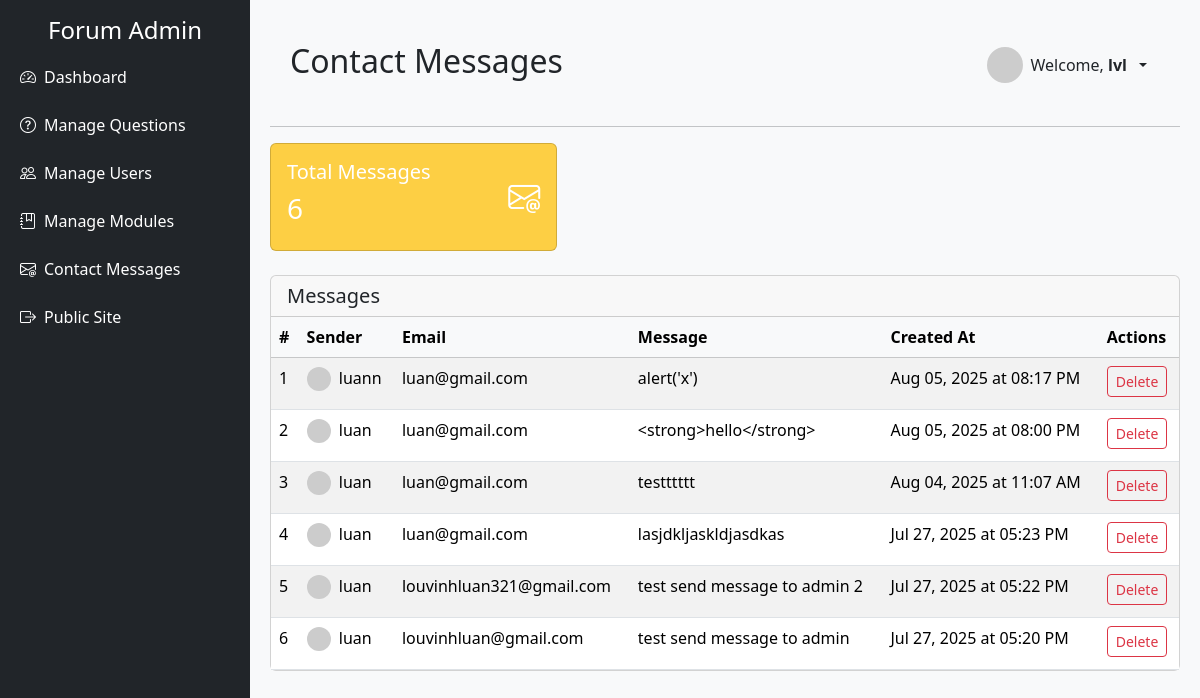
/coursework/admin/contactmessages.php (signed in), run on the app's committed database.
### tables this page shows
CREATE TABLE `contact_messages` (
  `id` int(11) NOT NULL,
  `name` varchar(100) NOT NULL,
  `email` varchar(255) NOT NULL,
  `message` text NOT NULL,
  `created_at` timestamp NOT NULL DEFAULT current_timestamp()
);

### coursework/admin/contactmessages.php (called while the page is built, shortened)
<?php
include '../system/include/DatabaseConnection.php';
include '../system/include/DatabaseFunction.php';
$adminName = $_SESSION['username'];
try {
    $messages = getAllContactMessages($pdo);
    include 'templates/contact_messages.html.php';
} catch (PDOException $e) {
    $title = 'An error has occurred';
    $output = 'Database error: ' . $e->getMessage();
}
include 'templates/admin_layout.html.php';

### coursework/system/include/DatabaseFunction.php (called while the page is built, shortened)
<?php
    function query($pdo, $sql, $parameters = []) {
        $query = $pdo->prepare($sql);
        $query->execute($parameters);
        return $query;
    }
    function getAllContactMessages($pdo) {
        $query = query($pdo, "SELECT * FROM contact_messages ORDER BY created_at DESC");
        return $query->fetchAll();
    }

### coursework/admin/templates/contact_messages.html.php (the view, shortened to what this page needs)
<div style="display: flex; justify-content: space-between; align-items: center; padding: 20px;">
    <h2>Contact Messages</h2>
    <div class="dropdown">
        <button class="btn dropdown-toggle d-flex align-items-center gap-2" type="button" id="userDropdown" data-bs-toggle="dropdown" aria-expanded="false">
            <img src="https://ui-avatars.com/api/?name=<?= urlencode($adminName) ?>&background=0d6efd&color=fff"
                width="36"
                height="36"
                class="rounded-circle">
            <span>Welcome, <strong><?= htmlspecialchars($adminName) ?></strong></span>
        </button>
    </div>
</div>
<hr>
<div class="row g-4 mb-4">
    <div class="col-md-4">
        <div class="card text-white bg-warning bg-opacity-75">
            <div class="card-body d-flex justify-content-between align-items-center">
                <div>
                    <h5 class="card-title">Total Messages</h5>
                    <h3><?= count($messages) ?></h3>
                </div>
                <i class="bi bi-envelope-at card-icon fs-2"></i>
            </div>
        </div>
    </div>
</div>
<div class="card mb-4">
    <div class="card-header d-flex justify-content-between">
        <h5 class="mb-0">Messages</h5>
    </div>
    <div class="table-responsive">
        <table class="table table-striped mb-0">
            <thead class="table-light">
                <tr>
                    <th>#</th>
                    <th>Sender</th>
                    <th>Email</th>
                    <th>Message</th>
                    <th>Created At</th>
                    <th>Actions</th>
                </tr>
            </thead>
            <tbody>
                <?php foreach ($messages as $index => $msg): ?>
                <tr>
                    <td><?= $index + 1 ?></td>
                    <td class="text-truncate" style="max-width: 100px;">
                        <img src="https://ui-avatars.com/api/?name=<?= urlencode($msg['name']) ?>&background=0d6efd&color=fff"
                            width="24"
                            height="24"
                            class="rounded-circle me-1">
                        <?= htmlspecialchars($msg['name']) ?>
                    </td>
                    <td><?= htmlspecialchars($msg['email']) ?></td>
                    <td style="max-width: 300px;" class="text-truncate"><?= htmlspecialchars($msg['message']) ?></td>
                    <td><?= date('M d, Y \a\\t h:i A', strtotime($msg['created_at'])) ?></td>
                    <td>
                        <a href="deletemessage.php?id=<?= $msg['id'] ?>" class="btn btn-sm btn-outline-danger mb-1" onclick="return confirm('Delete this message?');">Delete</a>
                    </td>
                </tr>
                <?php endforeach; ?>
            </tbody>
        </table>
    </div>
</div>

### coursework/admin/templates/admin_layout.html.php (style rules this page uses)
body { background-color: #f8f9fa; }
.table td:nth-child(2) { max-width: 200px; white-space: nowrap; overflow: hidden; text-overflow: ellipsis; }

### data on the page
contact_messages: name "luann", email "luan@gmail.com", message "alert('x')", created_at "Aug 05, 2025 at 08:17 PM"
contact_messages: name "luan", email "luan@gmail.com", message "<strong>hello</strong>", created_at "Aug 05, 2025 at 08:00 PM"
contact_messages: name "luan", email "luan@gmail.com", message "testttttt", created_at "Aug 04, 2025 at 11:07 AM"
contact_messages: name "luan", email "luan@gmail.com", message "lasjdkljaskldjasdkas", created_at "Jul 27, 2025 at 05:23 PM"
contact_messages: name "luan", email "louvinhluan321@gmail.com", message "test send message to admin 2", created_at "Jul 27, 2025 at 05:22 PM"
contact_messages: name "luan", email "louvinhluan@gmail.com", message "test send message to admin", created_at "Jul 27, 2025 at 05:20 PM"

### other printed values
$adminName "lvl"
count($messages) "6"
